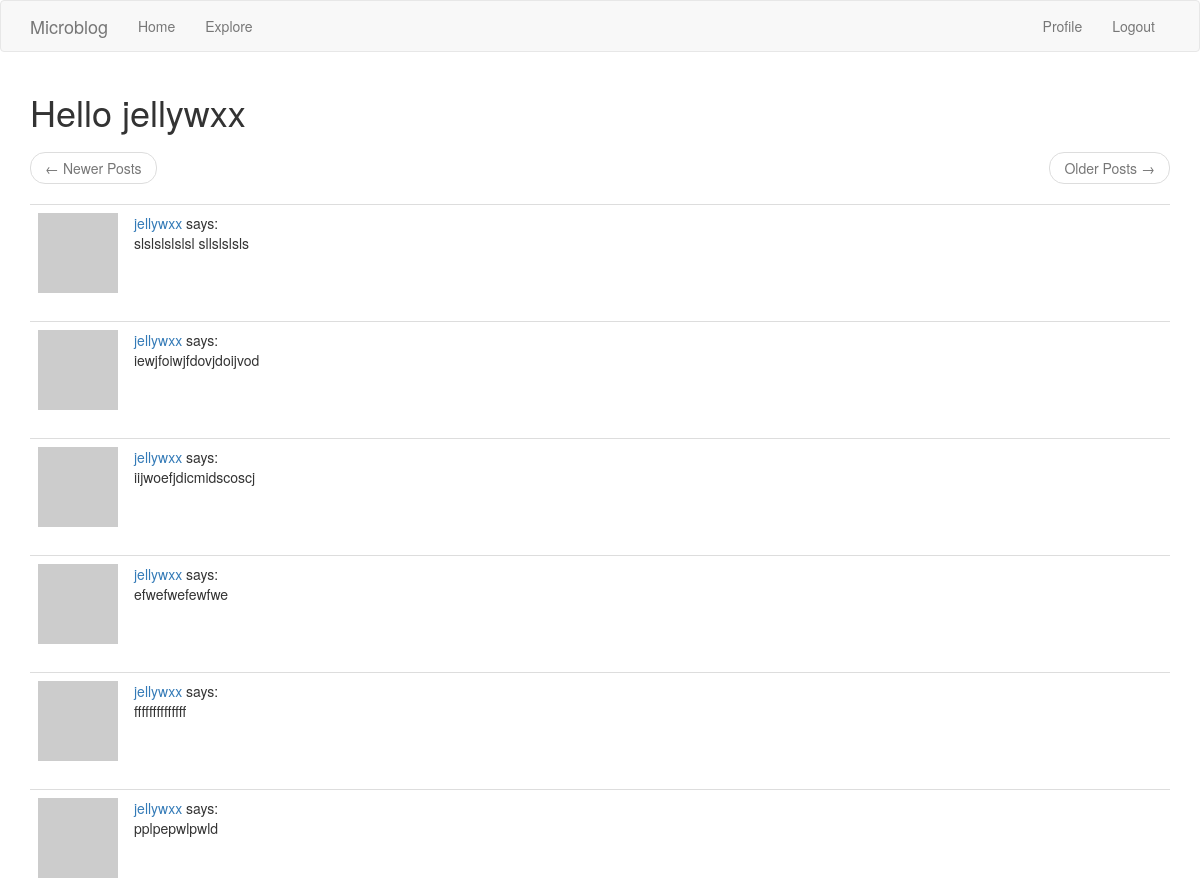
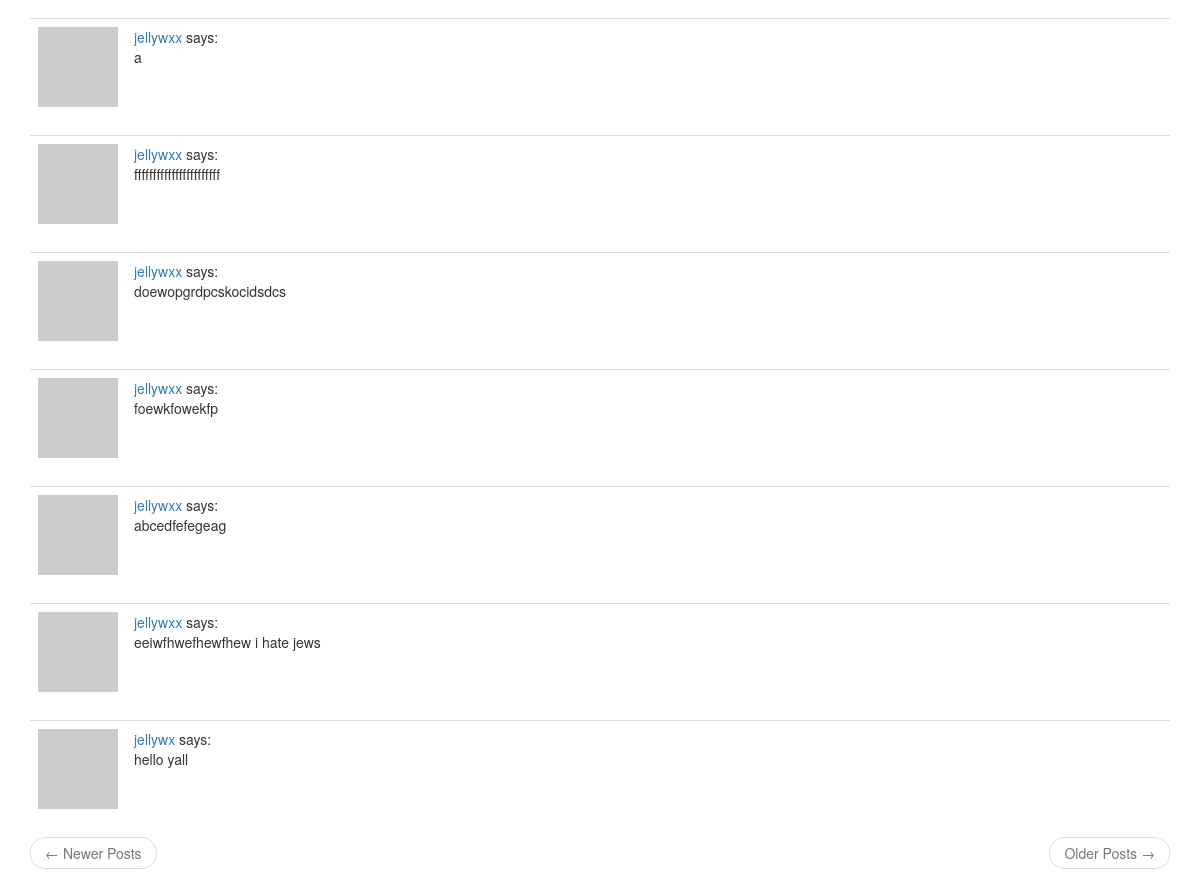
Screenshot of /explore (signed in) with the database file from the repository (2 pictures, top to bottom).
### app/models.py (models this page shows, shortened)
class User(UserMixin, db.Model):
    id = db.Column(db.Integer, primary_key=True)
    username = db.Column(db.String(64), index=True, unique=True)
    email = db.Column(db.String(120), index=True, unique=True)
    password_hash = db.Column(db.String(128))
    about_me = db.Column(db.String(140))
    last_seen = db.Column(db.DateTime, default=datetime.utcnow)
    posts = db.relationship('Post', backref='author', lazy='dynamic')
    followed = db.relationship(
        'User', secondary=followers,
        primaryjoin=(followers.c.follower_id == id),
        secondaryjoin=(followers.c.followed_id == id),
        backref=db.backref('followers', lazy='dynamic'), lazy='dynamic'
    )
    def avatar(self, size=80):
        digest = md5(self.email.lower().encode('utf-8')).hexdigest()
        return 'https://www.gravatar.com/avatar/{}?d=identicon&s={}'.format(digest, size)

class Post(db.Model):
    id = db.Column(db.Integer, primary_key=True)
    body = db.Column(db.String(140))
    timestamp = db.Column(db.DateTime, index=True, default=datetime.utcnow)
    user_id = db.Column(db.Integer, db.ForeignKey('user.id'))

### app/routes.py (the view)
@app.route('/explore')
@login_required
def explore():
    page = request.args.get('page', 1, type=int)
    posts = Post.query.order_by(Post.timestamp.desc()).paginate(page, app.config['POSTS_PER_PAGE'], False)
    next_url = url_for('explore', page=posts.next_num) if posts.has_next else None
    prev_url = url_for('explore', page=posts.prev_num) if posts.has_prev else None
    return render_template('index.html', title='Explore', posts=posts.items, user=current_user, next_url=next_url, prev_url=prev_url)

### app/models.py (called while the page is built)
@login.user_loader
def load_user(id):
    return User.query.get(int(id))

### app/routes.py (called while the page is built)
@app.before_request
def before_request():
    if current_user.is_authenticated:
        current_user.last_seen = datetime.utcnow()
        db.session.commit()

### app/templates/index.html (shortened to what this page needs)
{% extends "base.html" %}
{% block app_content %}
  <h1>Hello {{ user.username }}</h1>
  {% include "_view.html" %}
{% endblock %}

### app/templates/_post.html
<table class="table table-hover">
  <tr>
    <td width="70px">
      <a href="{{ url_for('user', username=post.author.username) }}">
        <img src="{{ post.author.avatar(70) }}">
      </a>
    </td>
    <td>
      <a href="{{ url_for('user', username=post.author.username) }}">
        {{ post.author.username }}
      </a>
      says:
      <br>
      {{ post.body }}
    </td>
  </tr>
</table>

### rows the page displays
User: username "jellywxx"
Post: author.username "jellywxx", body "slslslslslsl sllslslsls"
Post: author.username "jellywxx", body "iewjfoiwjfdovjdoijvod"
Post: author.username "jellywxx", body "iijwoefjdicmidscoscj"
Post: author.username "jellywxx", body "efwefwefewfwe"
Post: author.username "jellywxx", body "ffffffffffffff"
Post: author.username "jellywxx", body "pplpepwlpwld"
Post: author.username "jellywxx", body "a"
Post: author.username "jellywxx", body "fffffffffffffffffffffff"
Post: author.username "jellywxx", body "doewopgrdpcskocidsdcs"
Post: author.username "jellywxx", body "foewkfowekfp"
Post: author.username "jellywxx", body "abcedfefegeag"
Post: author.username "jellywxx", body "eeiwfhwefhewfhew i hate jews"
Post: author.username "jellywx", body "hello yall"
